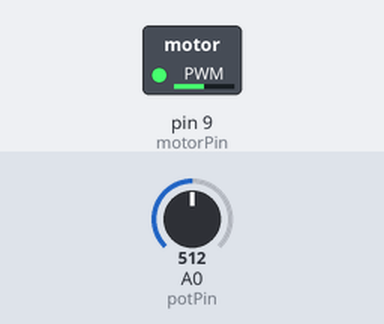
This sketch was run on a simulated Arduino Uno, built with avr-gcc and run on an emulated ATmega328P. On the bench: switched loads named in the sketch (green lamp = pin HIGH). The inputs (shaded band) are chosen by the test bench; at power-on: A0 (potPin) = 512.

Above: at 1.2 s.
1.3 s: A0 (potPin) set to 716
At 1.8 s:
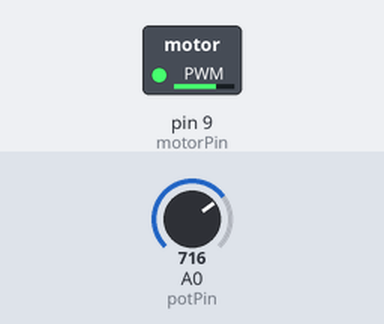
2.8 s: A0 (potPin) set to 900
At 4.0 s:
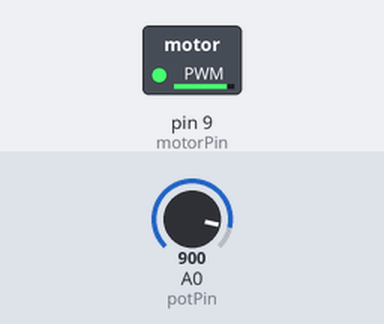
4.3 s: A0 (potPin) set to 122
At 5.3 s:
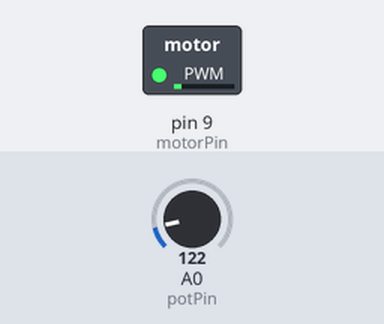
5.8 s: A0 (potPin) set to 0
At 6.4 s:
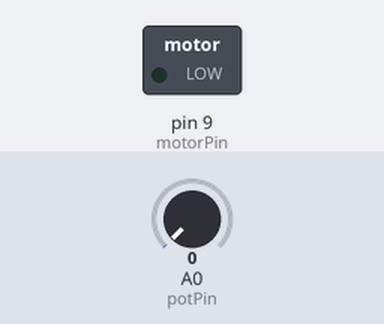
7.3 s: A0 (potPin) set to 511
At 7.6 s:
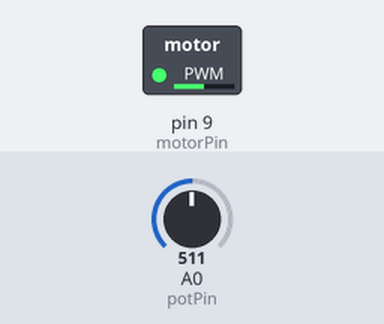
Timing chart, 0 to 9.8 s (numbered marks = the images above; inputs shaded):
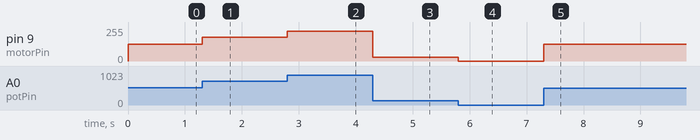

The sketch:

dc-motors-1.ino
```cpp
const int motorPin = 9;
const int potPin = 0;
int anaVal = 0;

void setup() {
pinMode(motorPin, OUTPUT);
Serial.begin(9600);
}

void loop() {
anaVal = analogRead(potPin);

anaVal = map(anaVal, 0, 1023, 0, 255);
analogWrite(motorPin, anaVal);


}
```

Measured:
- after the input at 1.3 s, pin 9 (motorPin): 127/255 → 178/255 at once
- after the input at 2.8 s, pin 9 (motorPin): 178/255 → 224/255 at once
- after the input at 4.3 s, pin 9 (motorPin): 224/255 → 30/255 at once
- after the input at 5.8 s, pin 9 (motorPin): 30/255 → 0/255 at once
- after the input at 7.3 s, pin 9 (motorPin): 0/255 → 127/255 at once
